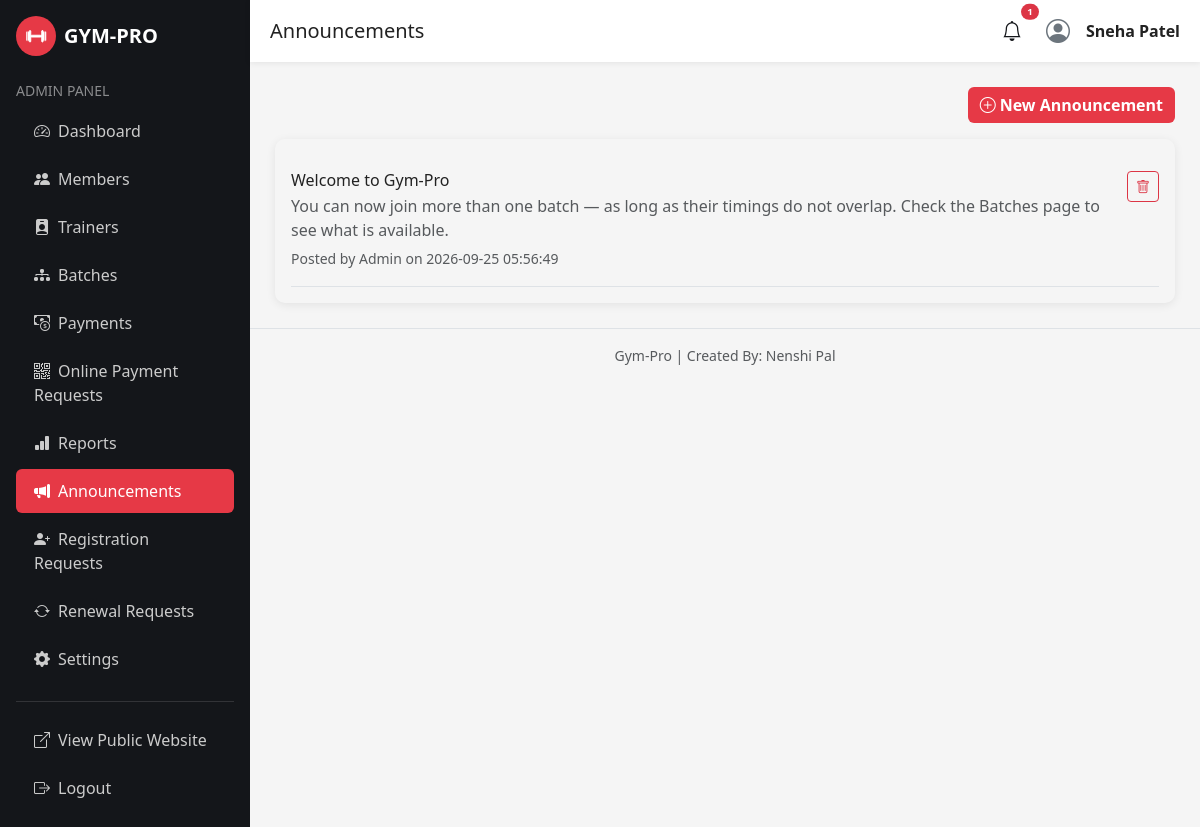
The page /admin/announcement/announcements.php (signed in) on the database its author committed.
### tables this page shows
CREATE TABLE announcements (
    announcement_id INT AUTO_INCREMENT PRIMARY KEY,
    title VARCHAR(150) NOT NULL,
    description TEXT NOT NULL,
    publish_date DATETIME DEFAULT CURRENT_TIMESTAMP,
    posted_by_role ENUM('Admin','Trainer') DEFAULT 'Admin',
    posted_by_id INT NOT NULL
);

### admin/announcement/announcements.php (the view, shortened to what this page needs)
<?php
require_once "../../includes/config.php";
$announcements = mysqli_query($conn, "SELECT * FROM announcements ORDER BY publish_date DESC");
include "../includes/header.php";
include "../includes/sidebar.php";
include "../includes/topbar.php";
?>
<div class="d-flex justify-content-end mb-3">
    <a href="add-announcement.php" class="btn btn-gym-primary"><i class="bi bi-plus-circle me-1"></i>New Announcement</a>
</div>
<div class="gym-card p-3">
    <?php while ($a = mysqli_fetch_assoc($announcements)): ?>
        <div class="border-bottom py-3 d-flex justify-content-between align-items-start">
            <div>
                <h6 class="mb-1"><?php echo htmlspecialchars($a['title']); ?></h6>
                <p class="mb-1 text-muted"><?php echo nl2br(htmlspecialchars($a['description'])); ?></p>
                <small class="text-muted">Posted by <?php echo htmlspecialchars($a['posted_by_role']); ?> on <?php echo htmlspecialchars($a['publish_date']); ?></small>
            </div>
            <a href="delete-announcement.php?id=<?php echo $a['announcement_id']; ?>" class="btn btn-sm btn-outline-danger" onclick="return confirm('Delete this announcement?');"><i class="bi bi-trash"></i></a>
        </div>
    <?php endwhile; ?>
</div>
<?php include "../includes/footer.php"; ?>

### css/style.css (style rules this page uses)
:root { --gym-dark: #14161a; --gym-dark-2: #1e2128; --gym-red: #e63946; --gym-red-dark: #c1121f; --gym-light: #f5f5f5; --gym-gray: #6c757d; }
body { font-family: 'Segoe UI', Arial, sans-serif; background-color: var(--gym-light); color: #222; }
.btn-gym-primary { background: var(--gym-red); border: none; color: #fff; font-weight: 600; }
.gym-card { border: none; border-radius: 10px; box-shadow: 0 2px 10px rgba(0,0,0,0.08); transition: transform .2s ease; }

### css/animations.css (style rules this page uses)
body { animation: gp-page-fade 0.5s ease both; }
.gym-card, .stat-card, .auth-card, .batch-check, .gym-hero h1, .gym-hero p, .gym-hero .btn { opacity: 0; transform: translateY(24px); transition: opacity 0.6s ease, transform 0.6s ease; }
.gp-in-view { opacity: 1 !important; transform: translateY(0) !important; }
.gym-card { transition: transform 0.25s ease, box-shadow 0.25s ease, opacity 0.6s ease; }
.btn { transition: transform 0.15s ease, box-shadow 0.15s ease, background-color 0.15s ease; }

### rows shown on the page
announcements: title "Welcome to Gym-Pro", description "You can now join more than one batch — as long as their timings do not overlap. Check the Batches page to see what is available.", posted_by_role "Admin", publish_date "2026-09-25 05:56:49"

### other values the page prints
isset($page_title) ? $page_title : 'Admin' "Announcements"
$notif_total "1"
isset($_SESSION['admin_name']) ? $_SESSION['admin_name'] : 'Admin' "Sneha Patel"
